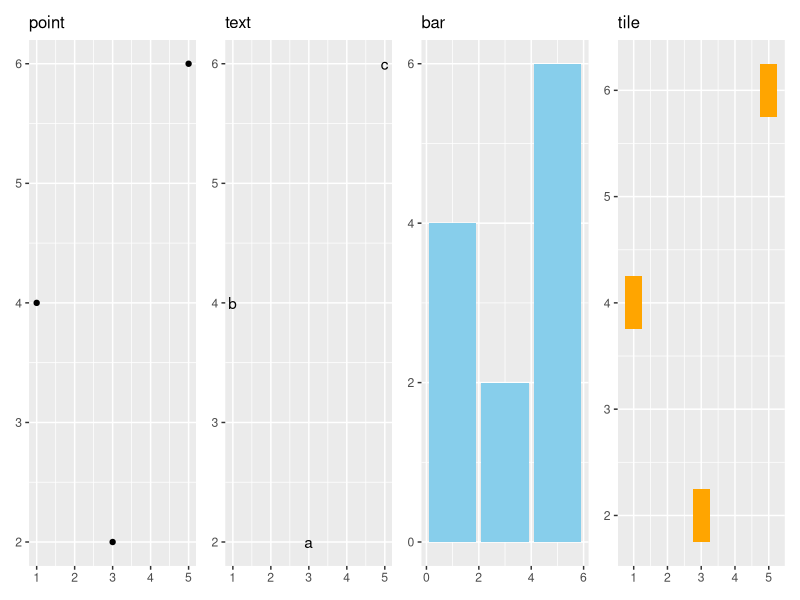
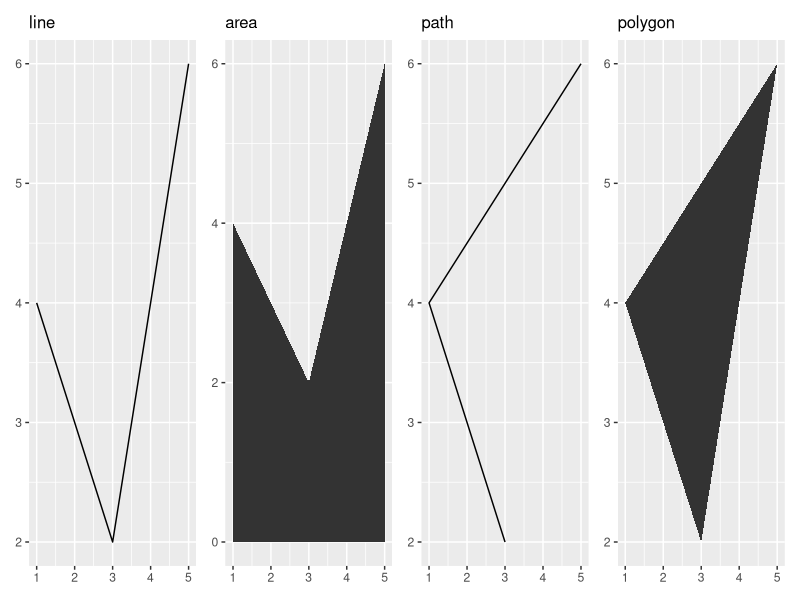

The R source for these figures, in order:
## ---- chunk 1
library(ggplot2)
library(patchwork)
df <- data.frame(
  x = c(3, 1, 5), 
  y = c(2, 4, 6), 
  label = c("a","b","c")
)
p <- ggplot(df, aes(x, y, label = label)) + 
  labs(x = NULL, y = NULL) + # Hide axis label
  theme(plot.title = element_text(size = 12)) # Shrink plot title
## ---- chunk 2
p1 <- p + geom_point() + ggtitle("point")
p2 <- p + geom_text() + ggtitle("text")
p3 <- p + geom_bar(stat = "identity", fill = "skyblue") + ggtitle("bar")
p4 <- p + geom_tile(width = 0.5, height = 0.5, fill = "orange") + ggtitle("tile")
(p1 | p2 | p3 | p4)
## ---- chunk 3
p5 <- p + geom_line() + ggtitle("line")
p6 <- p + geom_area() + ggtitle("area")
p7 <- p + geom_path() + ggtitle("path")
p8 <- p + geom_polygon() + ggtitle("polygon")
(p5 | p6 | p7 | p8)
